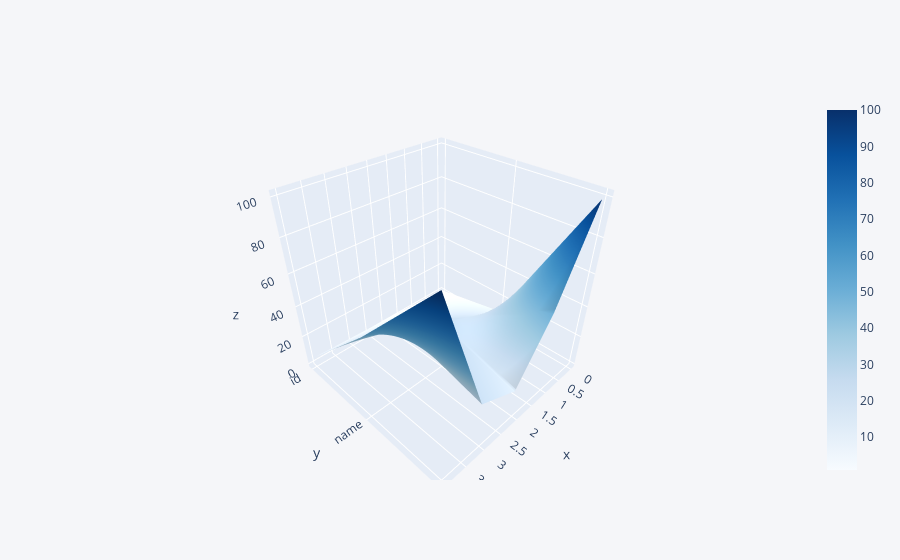

Notebook code cell kept with this figure:
### Code cell
df.iplot(kind = 'surface' , colorscale = 'blues')

### Figure 1 — Plotly figure (JSON) as saved in the notebook; plotly's stock layout.template omitted (floating-point values rounded to 4 significant figures)
{"data": [{"colorscale": [[0, "rgb(247,251,255)"], [0.125, "rgb(222,235,247)"], [0.25, "rgb(198,219,239)"], [0.375, "rgb(158,202,225)"], [0.5, "rgb(107,174,214)"], [0.625, "rgb(66,146,198)"], [0.75, "rgb(33,113,181)"], [0.875, "rgb(8,81,156)"], [1, "rgb(8,48,107)"]], "type": "surface", "x": [0, 1, 2, 3, 4], "y": ["id", "name", "salary"], "z": [[1, 2, 3, 4, 5], [10, 20, 30, 40, 50], [99, 50, 16, 27, 100]]}], "layout": {"legend": {"bgcolor": "#F5F6F9", "font": {"color": "#4D5663"}}, "paper_bgcolor": "#F5F6F9", "plot_bgcolor": "#F5F6F9", "title": {"font": {"color": "#4D5663"}}, "xaxis": {"gridcolor": "#E1E5ED", "showgrid": true, "tickfont": {"color": "#4D5663"}, "title": {"font": {"color": "#4D5663"}, "text": ""}, "zerolinecolor": "#E1E5ED"}, "yaxis": {"gridcolor": "#E1E5ED", "showgrid": true, "tickfont": {"color": "#4D5663"}, "title": {"font": {"color": "#4D5663"}, "text": ""}, "zerolinecolor": "#E1E5ED"}}}
